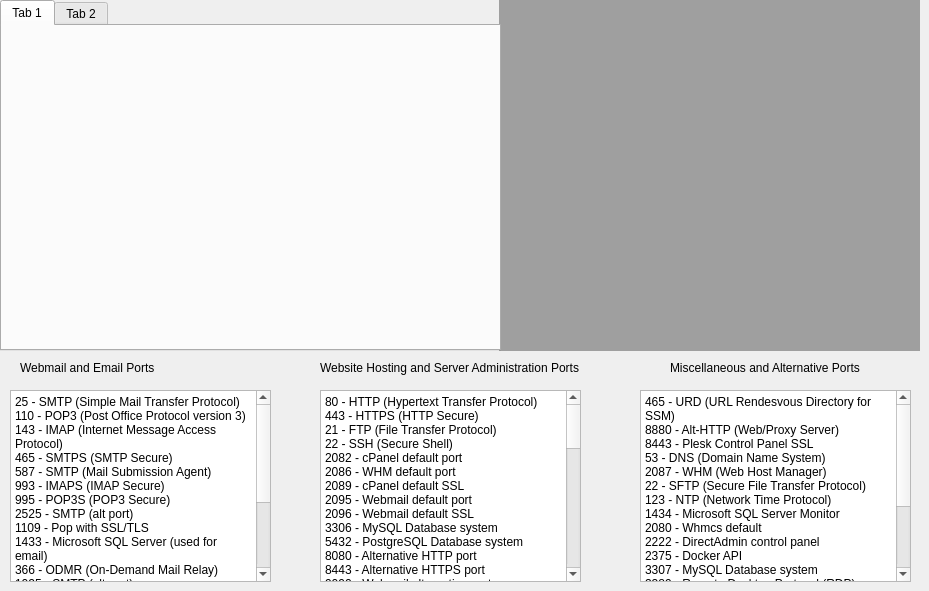
   <widget class="QWidget" name="tab_11">
    <attribute name="title">
     <string>Regex</string>
    </attribute>
    <widget class="QLabel" name="label_4">
     <property name="geometry">
      <rect>
       <x>320</x>
       <y>360</y>
       <width>271</width>
       <height>16</height>
      </rect>
     </property>
     <property name="text">
      <string>Website Hosting and Server Administration Ports</string>
     </property>
    </widget>
    <widget class="QTextBrowser" name="textBrowser_5">
     <property name="geometry">
      <rect>
       <x>10</x>
       <y>390</y>
       <width>261</width>
       <height>192</height>
      </rect>
     </property>
     <property name="html">
      <string>&lt;!DOCTYPE HTML PUBLIC &quot;-//W3C//DTD HTML 4.0//EN&quot; &quot;http://www.w3.org/TR/REC-html40/strict.dtd&quot;&gt;
&lt;html&gt;&lt;head&gt;&lt;meta name=&quot;qrichtext&quot; content=&quot;1&quot; /&gt;&lt;meta charset=&quot;utf-8&quot; /&gt;&lt;style type=&quot;text/css&quot;&gt;
p, li { white-space: pre-wrap; }
hr { height: 1px; border-width: 0; }
li.unchecked::marker { content: &quot;\2610&quot;; }
li.checked::marker { content: &quot;\2612&quot;; }
&lt;/style&gt;&lt;/head&gt;&lt;body style=&quot; font-family:'Segoe UI'; font-size:11pt; font-weight:400; font-style:normal;&quot;&gt;
&lt;p style=&quot; margin-top:0px; margin-bottom:0px; margin-left:0px; margin-right:0px; -qt-block-indent:0; text-indent:0px;&quot;&gt;&lt;span style=&quot; font-size:9pt;&quot;&gt;25 - SMTP (Simple Mail Transfer Protocol)&lt;/span&gt;&lt;/p&gt;
&lt;p style=&quot; margin-top:0px; margin-bottom:0px; margin-left:0px; margin-right:0px; -qt-block-indent:0; text-indent:0px;&quot;&gt;&lt;span style=&quot; font-size:9pt;&quot;&gt;110 - POP3 (Post Office Protocol version 3)&lt;/span&gt;&lt;/p&gt;
&lt;p style=&quot; margin-top:0px; margin-bottom:0px; margin-left:0px; margin-right:0px; -qt-block-indent:0; text-indent:0px;&quot;&gt;&lt;span style=&quot; font-size:9pt;&quot;&gt;143 - IMAP (Internet Message Access Protocol)&lt;/span&gt;&lt;/p&gt;
&lt;p style=&quot; margin-top:0px; margin-bottom:0px; margin-left:0px; margin-right:0px; -qt-block-indent:0; text-indent:0px;&quot;&gt;&lt;span style=&quot; font-size:9pt;&quot;&gt;465 - SMTPS (SMTP Secure)&lt;/span&gt;&lt;/p&gt;
&lt;p style=&quot; margin-top:0px; margin-bottom:0px; margin-left:0px; margin-right:0px; -qt-block-indent:0; text-indent:0px;&quot;&gt;&lt;span style=&quot; font-size:9pt;&quot;&gt;587 - SMTP (Mail Submission Agent)&lt;/span&gt;&lt;/p&gt;
&lt;p style=&quot; margin-top:0px; margin-bottom:0px; margin-left:0px; margin-right:0px; -qt-block-indent:0; text-indent:0px;&quot;&gt;&lt;span style=&quot; font-size:9pt;&quot;&gt;993 - IMAPS (IMAP Secure)&lt;/span&gt;&lt;/p&gt;
&lt;p style=&quot; margin-top:0px; margin-bottom:0px; margin-left:0px; margin-right:0px; -qt-block-indent:0; text-indent:0px;&quot;&gt;&lt;span style=&quot; font-size:9pt;&quot;&gt;995 - POP3S (POP3 Secure)&lt;/span&gt;&lt;/p&gt;
&lt;p style=&quot; margin-top:0px; margin-bottom:0px; margin-left:0px; margin-right:0px; -qt-block-indent:0; text-indent:0px;&quot;&gt;&lt;span style=&quot; font-size:9pt;&quot;&gt;2525 - SMTP (alt port)&lt;/span&gt;&lt;/p&gt;
&lt;p style=&quot; margin-top:0px; margin-bottom:0px; margin-left:0px; margin-right:0px; -qt-block-indent:0; text-indent:0px;&quot;&gt;&lt;span style=&quot; font-size:9pt;&quot;&gt;1109 - Pop with SSL/TLS&lt;/span&gt;&lt;/p&gt;
&lt;p style=&quot; margin-top:0px; margin-bottom:0px; margin-left:0px; margin-right:0px; -qt-block-indent:0; text-indent:0px;&quot;&gt;&lt;span style=&quot; font-size:9pt;&quot;&gt;1433 - Microsoft SQL Server (used for email)&lt;/span&gt;&lt;/p&gt;
&lt;p style=&quot; margin-top:0px; margin-bottom:0px; margin-left:0px; margin-right:0px; -qt-block-indent:0; text-indent:0px;&quot;&gt;&lt;span style=&quot; font-size:9pt;&quot;&gt;366 - ODMR (On-Demand Mail Relay)&lt;/span&gt;&lt;/p&gt;
&lt;p style=&quot; margin-top:0px; margin-bottom:0px; margin-left:0px; margin-right:0px; -qt-block-indent:0; text-indent:0px;&quot;&gt;&lt;span style=&quot; font-size:9pt;&quot;&gt;1025 - SMTP (alt port)&lt;/span&gt;&lt;/p&gt;
&lt;p style=&quot; margin-top:0px; margin-bottom:0px; margin-left:0px; margin-right:0px; -qt-block-indent:0; text-indent:0px;&quot;&gt;&lt;span style=&quot; font-size:9pt;&quot;&gt;2526 - SMTP (alt port)&lt;/span&gt;&lt;/p&gt;
&lt;p style=&quot; margin-top:0px; margin-bottom:0px; margin-left:0px; margin-right:0px; -qt-block-indent:0; text-indent:0px;&quot;&gt;&lt;span style=&quot; font-size:9pt;&quot;&gt;1100 - POP3 (alt port)&lt;/span&gt;&lt;/p&gt;
&lt;p style=&quot; margin-top:0px; margin-bottom:0px; margin-left:0px; margin-right:0px; -qt-block-indent:0; text-indent:0px;&quot;&gt;&lt;span style=&quot; font-size:9pt;&quot;&gt;8080 - Webmail (alt port)&lt;/span&gt;&lt;/p&gt;
&lt;p style=&quot; margin-top:0px; margin-bottom:0px; margin-left:0px; margin-right:0px; -qt-block-indent:0; text-indent:0px;&quot;&gt;&lt;span style=&quot; font-size:9pt;&quot;&gt;2222 - IMAP (alt port)&lt;/span&gt;&lt;/p&gt;
&lt;p style=&quot; margin-top:0px; margin-bottom:0px; margin-left:0px; margin-right:0px; -qt-block-indent:0; text-indent:0px;&quot;&gt;&lt;span style=&quot; font-size:9pt;&quot;&gt;2000 - POP-Proxy&lt;/span&gt;&lt;/p&gt;
&lt;p style=&quot; margin-top:0px; margin-bottom:0px; margin-left:0px; margin-right:0px; -qt-block-indent:0; text-indent:0px;&quot;&gt;&lt;span style=&quot; font-size:9pt;&quot;&gt;2121 - FTP (alt port)&lt;/span&gt;&lt;/p&gt;
&lt;p style=&quot; margin-top:0px; margin-bottom:0px; margin-left:0px; margin-right:0px; -qt-block-indent:0; text-indent:0px;&quot;&gt;&lt;span style=&quot; font-size:9pt;&quot;&gt;2223 - IMAP (alt port)&lt;/span&gt;&lt;/p&gt;
&lt;p style=&quot; margin-top:0px; margin-bottom:0px; margin-left:0px; margin-right:0px; -qt-block-indent:0; text-indent:0px;&quot;&gt;&lt;span style=&quot; font-size:9pt;&quot;&gt;5879 - POP3 (alt port)&lt;/span&gt;&lt;/p&gt;&lt;/body&gt;&lt;/html&gt;</string>
     </property>
    </widget>
    <widget class="QLabel" name="label_5">
     <property name="geometry">
      <rect>
       <x>20</x>
       <y>360</y>
       <width>151</width>
       <height>16</height>
      </rect>
     </property>
     <property name="text">
      <string>Webmail and Email Ports</string>
     </property>
    </widget>
    <widget class="QLabel" name="label_7">
     <property name="geometry">
      <rect>
       <x>670</x>
       <y>360</y>
       <width>201</width>
       <height>16</height>
      </rect>
     </property>
     <property name="text">
      <string>Miscellaneous and Alternative Ports</string>
     </property>
    </widget>
    <widget class="QTextBrowser" name="textBrowser_6">
     <property name="geometry">
      <rect>
       <x>320</x>
       <y>390</y>
       <width>261</width>
       <height>192</height>
      </rect>
     </property>
     <property name="html">
      <string>&lt;!DOCTYPE HTML PUBLIC &quot;-//W3C//DTD HTML 4.0//EN&quot; &quot;http://www.w3.org/TR/REC-html40/strict.dtd&quot;&gt;
&lt;html&gt;&lt;head&gt;&lt;meta name=&quot;qrichtext&quot; content=&quot;1&quot; /&gt;&lt;meta charset=&quot;utf-8&quot; /&gt;&lt;style type=&quot;text/css&quot;&gt;
p, li { white-space: pre-wrap; }
hr { height: 1px; border-width: 0; }
li.unchecked::marker { content: &quot;\2610&quot;; }
li.checked::marker { content: &quot;\2612&quot;; }
&lt;/style&gt;&lt;/head&gt;&lt;body style=&quot; font-family:'Segoe UI'; font-size:11pt; font-weight:400; font-style:normal;&quot;&gt;
&lt;p style=&quot; margin-top:0px; margin-bottom:0px; margin-left:0px; margin-right:0px; -qt-block-indent:0; text-indent:0px;&quot;&gt;&lt;span style=&quot; font-size:9pt;&quot;&gt;80 - HTTP (Hypertext Transfer Protocol)&lt;/span&gt;&lt;/p&gt;
&lt;p style=&quot; margin-top:0px; margin-bottom:0px; margin-left:0px; margin-right:0px; -qt-block-indent:0; text-indent:0px;&quot;&gt;&lt;span style=&quot; font-size:9pt;&quot;&gt;443 - HTTPS (HTTP Secure)&lt;/span&gt;&lt;/p&gt;
&lt;p style=&quot; margin-top:0px; margin-bottom:0px; margin-left:0px; margin-right:0px; -qt-block-indent:0; text-indent:0px;&quot;&gt;&lt;span style=&quot; font-size:9pt;&quot;&gt;21 - FTP (File Transfer Protocol)&lt;/span&gt;&lt;/p&gt;
&lt;p style=&quot; margin-top:0px; margin-bottom:0px; margin-left:0px; margin-right:0px; -qt-block-indent:0; text-indent:0px;&quot;&gt;&lt;span style=&quot; font-size:9pt;&quot;&gt;22 - SSH (Secure Shell)&lt;/span&gt;&lt;/p&gt;
&lt;p style=&quot; margin-top:0px; margin-bottom:0px; margin-left:0px; margin-right:0px; -qt-block-indent:0; text-indent:0px;&quot;&gt;&lt;span style=&quot; font-size:9pt;&quot;&gt;2082 - cPanel default port&lt;/span&gt;&lt;/p&gt;
&lt;p style=&quot; margin-top:0px; margin-bottom:0px; margin-left:0px; margin-right:0px; -qt-block-indent:0; text-indent:0px;&quot;&gt;&lt;span style=&quot; font-size:9pt;&quot;&gt;2086 - WHM default port&lt;/span&gt;&lt;/p&gt;
&lt;p style=&quot; margin-top:0px; margin-bottom:0px; margin-left:0px; margin-right:0px; -qt-block-indent:0; text-indent:0px;&quot;&gt;&lt;span style=&quot; font-size:9pt;&quot;&gt;2089 - cPanel default SSL&lt;/span&gt;&lt;/p&gt;
&lt;p style=&quot; margin-top:0px; margin-bottom:0px; margin-left:0px; margin-right:0px; -qt-block-indent:0; text-indent:0px;&quot;&gt;&lt;span style=&quot; font-size:9pt;&quot;&gt;2095 - Webmail default port&lt;/span&gt;&lt;/p&gt;
&lt;p style=&quot; margin-top:0px; margin-bottom:0px; margin-left:0px; margin-right:0px; -qt-block-indent:0; text-indent:0px;&quot;&gt;&lt;span style=&quot; font-size:9pt;&quot;&gt;2096 - Webmail default SSL&lt;/span&gt;&lt;/p&gt;
&lt;p style=&quot; margin-top:0px; margin-bottom:0px; margin-left:0px; margin-right:0px; -qt-block-indent:0; text-indent:0px;&quot;&gt;&lt;span style=&quot; font-size:9pt;&quot;&gt;3306 - MySQL Database system&lt;/span&gt;&lt;/p&gt;
&lt;p style=&quot; margin-top:0px; margin-bottom:0px; margin-left:0px; margin-right:0px; -qt-block-indent:0; text-indent:0px;&quot;&gt;&lt;span style=&quot; font-size:9pt;&quot;&gt;5432 - PostgreSQL Database system&lt;/span&gt;&lt;/p&gt;
&lt;p style=&quot; margin-top:0px; margin-bottom:0px; margin-left:0px; margin-right:0px; -qt-block-indent:0; text-indent:0px;&quot;&gt;&lt;span style=&quot; font-size:9pt;&quot;&gt;8080 - Alternative HTTP port&lt;/span&gt;&lt;/p&gt;
&lt;p style=&quot; margin-top:0px; margin-bottom:0px; margin-left:0px; margin-right:0px; -qt-block-indent:0; text-indent:0px;&quot;&gt;&lt;span style=&quot; font-size:9pt;&quot;&gt;8443 - Alternative HTTPS port&lt;/span&gt;&lt;/p&gt;
&lt;p style=&quot; margin-top:0px; margin-bottom:0px; margin-left:0px; margin-right:0px; -qt-block-indent:0; text-indent:0px;&quot;&gt;&lt;span style=&quot; font-size:9pt;&quot;&gt;9090 - Webmail alternative port&lt;/span&gt;&lt;/p&gt;
&lt;p style=&quot; margin-top:0px; margin-bottom:0px; margin-left:0px; margin-right:0px; -qt-block-indent:0; text-indent:0px;&quot;&gt;&lt;span style=&quot; font-size:9pt;&quot;&gt;10000 - Webmin control panel&lt;/span&gt;&lt;/p&gt;
&lt;p style=&quot; margin-top:0px; margin-bottom:0px; margin-left:0px; margin-right:0px; -qt-block-indent:0; text-indent:0px;&quot;&gt;&lt;span style=&quot; font-size:9pt;&quot;&gt;123 - NTP (Network Time Protocol)&lt;/span&gt;&lt;/p&gt;
&lt;p style=&quot; margin-top:0px; margin-bottom:0px; margin-left:0px; margin-right:0px; -qt-block-indent:0; text-indent:0px;&quot;&gt;&lt;span style=&quot; font-size:9pt;&quot;&gt;1434 - Microsoft SQL Server Monitor&lt;/span&gt;&lt;/p&gt;
&lt;p style=&quot; margin-top:0px; margin-bottom:0px; margin-left:0px; margin-right:0px; -qt-block-indent:0; text-indent:0px;&quot;&gt;&lt;span style=&quot; font-size:9pt;&quot;&gt;2080 - Whmcs default&lt;/span&gt;&lt;/p&gt;
&lt;p style=&quot; margin-top:0px; margin-bottom:0px; margin-left:0px; margin-right:0px; -qt-block-indent:0; text-indent:0px;&quot;&gt;&lt;span style=&quot; font-size:9pt;&quot;&gt;2222 - DirectAdmin control panel&lt;/span&gt;&lt;/p&gt;
&lt;p style=&quot; margin-top:0px; margin-bottom:0px; margin-left:0px; margin-right:0px; -qt-block-indent:0; text-indent:0px;&quot;&gt;&lt;span style=&quot; font-size:9pt;&quot;&gt;2375 - Docker API&lt;br /&gt;80 - HTTP (Hypertext Transfer Protocol)&lt;/span&gt;&lt;/p&gt;
&lt;p style=&quot; margin-top:0px; margin-bottom:0px; margin-left:0px; margin-right:0px; -qt-block-indent:0; text-indent:0px;&quot;&gt;&lt;span style=&quot; font-size:9pt;&quot;&gt;443 - HTTPS (HTTP Secure)&lt;/span&gt;&lt;/p&gt;
&lt;p style=&quot; margin-top:0px; margin-bottom:0px; margin-left:0px; margin-right:0px; -qt-block-indent:0; text-indent:0px;&quot;&gt;&lt;span style=&quot; font-size:9pt;&quot;&gt;21 - FTP (File Transfer Protocol)&lt;/span&gt;&lt;/p&gt;
&lt;p style=&quot; margin-top:0px; margin-bottom:0px; margin-left:0px; margin-right:0px; -qt-block-indent:0; text-indent:0px;&quot;&gt;&lt;span style=&quot; font-size:9pt;&quot;&gt;22 - SSH (Secure Shell)&lt;/span&gt;&lt;/p&gt;
&lt;p style=&quot; margin-top:0px; margin-bottom:0px; margin-left:0px; margin-right:0px; -qt-block-indent:0; text-indent:0px;&quot;&gt;&lt;span style=&quot; font-size:9pt;&quot;&gt;2082 - cPanel default port&lt;/span&gt;&lt;/p&gt;
&lt;p style=&quot; margin-top:0px; margin-bottom:0px; margin-left:0px; margin-right:0px; -qt-block-indent:0; text-indent:0px;&quot;&gt;&lt;span style=&quot; font-size:9pt;&quot;&gt;2086 - WHM default port&lt;/span&gt;&lt;/p&gt;
&lt;p style=&quot; margin-top:0px; margin-bottom:0px; margin-left:0px; margin-right:0px; -qt-block-indent:0; text-indent:0px;&quot;&gt;&lt;span style=&quot; font-size:9pt;&quot;&gt;2089 - cPanel default SSL&lt;/span&gt;&lt;/p&gt;
&lt;p style=&quot; margin-top:0px; margin-bottom:0px; margin-left:0px; margin-right:0px; -qt-block-indent:0; text-indent:0px;&quot;&gt;&lt;span style=&quot; font-size:9pt;&quot;&gt;2095 - Webmail default port&lt;/span&gt;&lt;/p&gt;
&lt;p style=&quot; margin-top:0px; margin-bottom:0px; margin-left:0px; margin-right:0px; -qt-block-indent:0; text-indent:0px;&quot;&gt;&lt;span style=&quot; font-size:9pt;&quot;&gt;2096 - Webmail default SSL&lt;/span&gt;&lt;/p&gt;
&lt;p style=&quot; margin-top:0px; margin-bottom:0px; margin-left:0px; margin-right:0px; -qt-block-indent:0; text-indent:0px;&quot;&gt;&lt;span style=&quot; font-size:9pt;&quot;&gt;3306 - MySQL Database system&lt;/span&gt;&lt;/p&gt;
&lt;p style=&quot; margin-top:0px; margin-bottom:0px; margin-left:0px; margin-right:0px; -qt-block-indent:0; text-indent:0px;&quot;&gt;&lt;span style=&quot; font-size:9pt;&quot;&gt;5432 - PostgreSQL Database system&lt;/span&gt;&lt;/p&gt;
&lt;p style=&quot; margin-top:0px; margin-bottom:0px; margin-left:0px; margin-right:0px; -qt-block-indent:0; text-indent:0px;&quot;&gt;&lt;span style=&quot; font-size:9pt;&quot;&gt;8080 - Alternative HTTP port&lt;/span&gt;&lt;/p&gt;
&lt;p style=&quot; margin-top:0px; margin-bottom:0px; margin-left:0px; margin-right:0px; -qt-block-indent:0; text-indent:0px;&quot;&gt;&lt;span style=&quot; font-size:9pt;&quot;&gt;8880 - Plesk Panel HTTP&lt;/span&gt;&lt;/p&gt;
&lt;p style=&quot; margin-top:0px; margin-bottom:0px; margin-left:0px; margin-right:0px; -qt-block-indent:0; text-indent:0px;&quot;&gt;&lt;span style=&quot; font-size:9pt;&quot;&gt;8443 - Plesk Panel SSL&lt;/span&gt;&lt;/p&gt;
&lt;p style=&quot; margin-top:0px; margin-bottom:0px; margin-left:0px; margin-right:0px; -qt-block-indent:0; text-indent:0px;&quot;&gt;&lt;span style=&quot; font-size:9pt;&quot;&gt;9090 - Webmail alternative port&lt;/span&gt;&lt;/p&gt;
&lt;p style=&quot; margin-top:0px; margin-bottom:0px; margin-left:0px; margin-right:0px; -qt-block-indent:0; text-indent:0px;&quot;&gt;&lt;span style=&quot; font-size:9pt;&quot;&gt;10000 - Webmin panel&lt;/span&gt;&lt;/p&gt;
&lt;p style=&quot; margin-top:0px; margin-bottom:0px; margin-left:0px; margin-right:0px; -qt-block-indent:0; text-indent:0px;&quot;&gt;&lt;span style=&quot; font-size:9pt;&quot;&gt;123 - NTP (Network Time Protocol)&lt;/span&gt;&lt;/p&gt;
&lt;p style=&quot; margin-top:0px; margin-bottom:0px; margin-left:0px; margin-right:0px; -qt-block-indent:0; text-indent:0px;&quot;&gt;&lt;span style=&quot; font-size:9pt;&quot;&gt;1434 - Microsoft SQL Server Monitor&lt;/span&gt;&lt;/p&gt;
&lt;p style=&quot; margin-top:0px; margin-bottom:0px; margin-left:0px; margin-right:0px; -qt-block-indent:0; text-indent:0px;&quot;&gt;&lt;span style=&quot; font-size:9pt;&quot;&gt;2080 - Whmcs default&lt;/span&gt;&lt;/p&gt;
&lt;p style=&quot; margin-top:0px; margin-bottom:0px; margin-left:0px; margin-right:0px; -qt-block-indent:0; text-indent:0px;&quot;&gt;&lt;span style=&quot; font-size:9pt;&quot;&gt;2222 - DirectAdmin panel&lt;/span&gt;&lt;/p&gt;
&lt;p style=&quot; margin-top:0px; margin-bottom:0px; margin-left:0px; margin-right:0px; -qt-block-indent:0; text-indent:0px;&quot;&gt;&lt;span style=&quot; font-size:9pt;&quot;&gt;2375 - Docker API&lt;/span&gt;&lt;/p&gt;
&lt;p style=&quot; margin-top:0px; margin-bottom:0px; margin-left:0px; margin-right:0px; -qt-block-indent:0; text-indent:0px;&quot;&gt;&lt;span style=&quot; font-size:9pt;&quot;&gt;3306 - MySQL (Plesk)&lt;/span&gt;&lt;/p&gt;
&lt;p style=&quot; margin-top:0px; margin-bottom:0px; margin-left:0px; margin-right:0px; -qt-block-indent:0; text-indent:0px;&quot;&gt;&lt;span style=&quot; font-size:9pt;&quot;&gt;5224 - Plesk panel&lt;/span&gt;&lt;/p&gt;
&lt;p style=&quot; margin-top:0px; margin-bottom:0px; margin-left:0px; margin-right:0px; -qt-block-indent:0; text-indent:0px;&quot;&gt;&lt;span style=&quot; font-size:9pt;&quot;&gt;8443 - Plesk Panel SSL&lt;/span&gt;&lt;/p&gt;
&lt;p style=&quot; margin-top:0px; margin-bottom:0px; margin-left:0px; margin-right:0px; -qt-block-indent:0; text-indent:0px;&quot;&gt;&lt;span style=&quot; font-size:9pt;&quot;&gt;8880 - Plesk Panel HTTP&lt;/span&gt;&lt;/p&gt;
&lt;p style=&quot; margin-top:0px; margin-bottom:0px; margin-left:0px; margin-right:0px; -qt-block-indent:0; text-indent:0px;&quot;&gt;&lt;span style=&quot; font-size:9pt;&quot;&gt;8447 - Plesk License Management&lt;/span&gt;&lt;/p&gt;
&lt;p style=&quot; margin-top:0px; margin-bottom:0px; margin-left:0px; margin-right:0px; -qt-block-indent:0; text-indent:0px;&quot;&gt;&lt;span style=&quot; font-size:9pt;&quot;&gt;11444 - Plesk Sitebuilder&lt;/span&gt;&lt;/p&gt;
&lt;p style=&quot; margin-top:0px; margin-bottom:0px; margin-left:0px; margin-right:0px; -qt-block-indent:0; text-indent:0px;&quot;&gt;&lt;span style=&quot; font-size:9pt;&quot;&gt;12768 - Plesk Miva&lt;/span&gt;&lt;/p&gt;
&lt;p style=&quot; margin-top:0px; margin-bottom:0px; margin-left:0px; margin-right:0px; -qt-block-indent:0; text-indent:0px;&quot;&gt;&lt;span style=&quot; font-size:9pt;&quot;&gt;13000 - Plesk Watchdog&lt;/span&gt;&lt;/p&gt;
&lt;p style=&quot; margin-top:0px; margin-bottom:0px; margin-left:0px; margin-right:0px; -qt-block-indent:0; text-indent:0px;&quot;&gt;&lt;span style=&quot; font-size:9pt;&quot;&gt;13722 - Plesk FTP Server&lt;/span&gt;&lt;/p&gt;&lt;/body&gt;&lt;/html&gt;</string>
     </property>
    </widget>
    <widget class="QTextBrowser" name="textBrowser_7">
     <property name="geometry">
      <rect>
       <x>640</x>
       <y>390</y>
       <width>271</width>
       <height>192</height>
      </rect>
     </property>
     <property name="html">
      <string>&lt;!DOCTYPE HTML PUBLIC &quot;-//W3C//DTD HTML 4.0//EN&quot; &quot;http://www.w3.org/TR/REC-html40/strict.dtd&quot;&gt;
&lt;html&gt;&lt;head&gt;&lt;meta name=&quot;qrichtext&quot; content=&quot;1&quot; /&gt;&lt;meta charset=&quot;utf-8&quot; /&gt;&lt;style type=&quot;text/css&quot;&gt;
p, li { white-space: pre-wrap; }
hr { height: 1px; border-width: 0; }
li.unchecked::marker { content: &quot;\2610&quot;; }
li.checked::marker { content: &quot;\2612&quot;; }
&lt;/style&gt;&lt;/head&gt;&lt;body style=&quot; font-family:'Segoe UI'; font-size:11pt; font-weight:400; font-style:normal;&quot;&gt;
&lt;p style=&quot; margin-top:0px; margin-bottom:0px; margin-left:0px; margin-right:0px; -qt-block-indent:0; text-indent:0px;&quot;&gt;&lt;span style=&quot; font-size:9pt;&quot;&gt;465 - URD (URL Rendesvous Directory for SSM)&lt;/span&gt;&lt;/p&gt;
&lt;p style=&quot; margin-top:0px; margin-bottom:0px; margin-left:0px; margin-right:0px; -qt-block-indent:0; text-indent:0px;&quot;&gt;&lt;span style=&quot; font-size:9pt;&quot;&gt;8880 - Alt-HTTP (Web/Proxy Server)&lt;/span&gt;&lt;/p&gt;
&lt;p style=&quot; margin-top:0px; margin-bottom:0px; margin-left:0px; margin-right:0px; -qt-block-indent:0; text-indent:0px;&quot;&gt;&lt;span style=&quot; font-size:9pt;&quot;&gt;8443 - Plesk Control Panel SSL&lt;/span&gt;&lt;/p&gt;
&lt;p style=&quot; margin-top:0px; margin-bottom:0px; margin-left:0px; margin-right:0px; -qt-block-indent:0; text-indent:0px;&quot;&gt;&lt;span style=&quot; font-size:9pt;&quot;&gt;53 - DNS (Domain Name System)&lt;/span&gt;&lt;/p&gt;
&lt;p style=&quot; margin-top:0px; margin-bottom:0px; margin-left:0px; margin-right:0px; -qt-block-indent:0; text-indent:0px;&quot;&gt;&lt;span style=&quot; font-size:9pt;&quot;&gt;2087 - WHM (Web Host Manager)&lt;/span&gt;&lt;/p&gt;
&lt;p style=&quot; margin-top:0px; margin-bottom:0px; margin-left:0px; margin-right:0px; -qt-block-indent:0; text-indent:0px;&quot;&gt;&lt;span style=&quot; font-size:9pt;&quot;&gt;22 - SFTP (Secure File Transfer Protocol)&lt;/span&gt;&lt;/p&gt;
&lt;p style=&quot; margin-top:0px; margin-bottom:0px; margin-left:0px; margin-right:0px; -qt-block-indent:0; text-indent:0px;&quot;&gt;&lt;span style=&quot; font-size:9pt;&quot;&gt;123 - NTP (Network Time Protocol)&lt;/span&gt;&lt;/p&gt;
&lt;p style=&quot; margin-top:0px; margin-bottom:0px; margin-left:0px; margin-right:0px; -qt-block-indent:0; text-indent:0px;&quot;&gt;&lt;span style=&quot; font-size:9pt;&quot;&gt;1434 - Microsoft SQL Server Monitor&lt;/span&gt;&lt;/p&gt;
&lt;p style=&quot; margin-top:0px; margin-bottom:0px; margin-left:0px; margin-right:0px; -qt-block-indent:0; text-indent:0px;&quot;&gt;&lt;span style=&quot; font-size:9pt;&quot;&gt;2080 - Whmcs default&lt;/span&gt;&lt;/p&gt;
&lt;p style=&quot; margin-top:0px; margin-bottom:0px; margin-left:0px; margin-right:0px; -qt-block-indent:0; text-indent:0px;&quot;&gt;&lt;span style=&quot; font-size:9pt;&quot;&gt;2222 - DirectAdmin control panel&lt;/span&gt;&lt;/p&gt;
&lt;p style=&quot; margin-top:0px; margin-bottom:0px; margin-left:0px; margin-right:0px; -qt-block-indent:0; text-indent:0px;&quot;&gt;&lt;span style=&quot; font-size:9pt;&quot;&gt;2375 - Docker API&lt;/span&gt;&lt;/p&gt;
&lt;p style=&quot; margin-top:0px; margin-bottom:0px; margin-left:0px; margin-right:0px; -qt-block-indent:0; text-indent:0px;&quot;&gt;&lt;span style=&quot; font-size:9pt;&quot;&gt;3307 - MySQL Database system&lt;/span&gt;&lt;/p&gt;
&lt;p style=&quot; margin-top:0px; margin-bottom:0px; margin-left:0px; margin-right:0px; -qt-block-indent:0; text-indent:0px;&quot;&gt;&lt;span style=&quot; font-size:9pt;&quot;&gt;3389 - Remote Desktop Protocol (RDP)&lt;/span&gt;&lt;/p&gt;
&lt;p style=&quot; margin-top:0px; margin-bottom:0px; margin-left:0px; margin-right:0px; -qt-block-indent:0; text-indent:0px;&quot;&gt;&lt;span style=&quot; font-size:9pt;&quot;&gt;8081 - Alternative HTTP port&lt;/span&gt;&lt;/p&gt;
&lt;p style=&quot; margin-top:0px; margin-bottom:0px; margin-left:0px; margin-right:0px; -qt-block-indent:0; text-indent:0px;&quot;&gt;&lt;span style=&quot; font-size:9pt;&quot;&gt;8444 - Alternative HTTPS port&lt;/span&gt;&lt;/p&gt;
&lt;p style=&quot; margin-top:0px; margin-bottom:0px; margin-left:0px; margin-right:0px; -qt-block-indent:0; text-indent:0px;&quot;&gt;&lt;span style=&quot; font-size:9pt;&quot;&gt;9091 - Webmail alternative port&lt;/span&gt;&lt;/p&gt;
&lt;p style=&quot; margin-top:0px; margin-bottom:0px; margin-left:0px; margin-right:0px; -qt-block-indent:0; text-indent:0px;&quot;&gt;&lt;span style=&quot; font-size:9pt;&quot;&gt;10001 - Webmin control panel alternative port&lt;/span&gt;&lt;/p&gt;
&lt;p style=&quot; margin-top:0px; margin-bottom:0px; margin-left:0px; margin-right:0px; -qt-block-indent:0; text-indent:0px;&quot;&gt;&lt;span style=&quot; font-size:9pt;&quot;&gt;4567 - Sinatra web development framework&lt;/span&gt;&lt;/p&gt;
&lt;p style=&quot; margin-top:0px; margin-bottom:0px; margin-left:0px; margin-right:0px; -qt-block-indent:0; text-indent:0px;&quot;&gt;&lt;span style=&quot; font-size:9pt;&quot;&gt;5433 - PostgreSQL Database system&lt;/span&gt;&lt;/p&gt;
&lt;p style=&quot; margin-top:0px; margin-bottom:0px; margin-left:0px; margin-right:0px; -qt-block-indent:0; text-indent:0px;&quot;&gt;&lt;span style=&quot; font-size:9pt;&quot;&gt;8888 - Alternative HTTP port&lt;/span&gt;&lt;/p&gt;&lt;/body&gt;&lt;/html&gt;</string>
     </property>
    </widget>
    <widget class="QMdiArea" name="mdiArea">
     <property name="geometry">
      <rect>
       <x>499</x>
       <y>0</y>
       <width>421</width>
       <height>351</height>
      </rect>
     </property>
     <widget class="QWidget" name="subwindow">
      <property name="windowTitle">
       <string>Subwindow</string>
      </property>
     </widget>
    </widget>
    <widget class="QTabWidget" name="tabWidget_3">
     <property name="geometry">
      <rect>
       <x>0</x>
       <y>0</y>
       <width>501</width>
       <height>351</height>
      </rect>
     </property>
     <widget class="QWidget" name="tab_12">
      <attribute name="title">
       <string>Tab 1</string>
      </attribute>
     </widget>
     <widget class="QWidget" name="tab_13">
      <attribute name="title">
       <string>Tab 2</string>
      </attribute>
     </widget>
    </widget>
   </widget>
